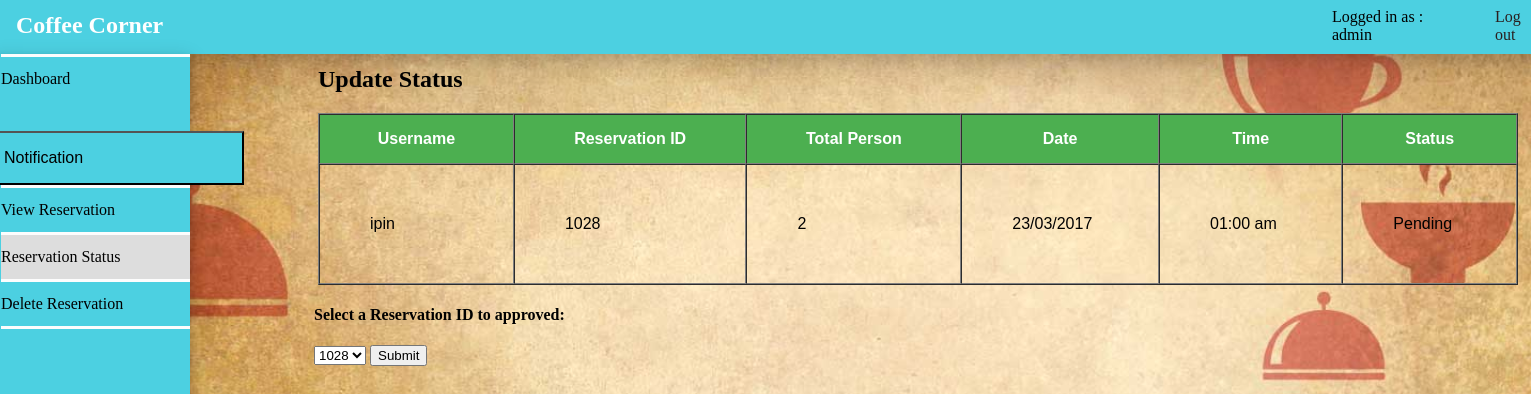
The app's page /reservation_status.php (signed in) with its own data.
### tables this page shows
CREATE TABLE `add_reservation` (
  `username` varchar(50) NOT NULL,
  `user_id` int(11) NOT NULL,
  `reserve_id` int(14) NOT NULL,
  `no_of_people` int(14) NOT NULL,
  `date` date NOT NULL,
  `time` time NOT NULL,
  `status` varchar(50) NOT NULL
);

### reservation_status.php (the view, shortened to what this page needs)
<?php
if(session_id()=='' || isset($_SESSION['user'])){
$dbhost = "localhost";
$dbuser = "root";
$dbpass = "1234";
$dbname = "coffeecorner";
$connection = mysqli_connect($dbhost, $dbuser, $dbpass, $dbname);
  $sql  = "SELECT * FROM add_reservation";
  $result = mysqli_query($connection, $sql);
?>
<!doctype html>
<html>
<head>
<link href="reservation_status.css?v={random number/string}" rel="stylesheet" type="text/css">
</head>
<body class="ggwp">
<h2 class="h2">Coffee Corner</h2>
<nav class="navbar">
  <ul class="ul">
	  <li class="dashboard"><a class="dashboard2" href="admin.php">Dashboard</a></li>
	  <div class="dropdown">
<button onclick="myFunction()" class="dropbtn">Notification</button>
</div>
	  <li class="view"><a class="view2" href="admin_view.php">View Reservation</a></li>
	  <li class="update"><a class="update2" href="reservation_status.php">Reservation Status</a></li>
	  <li class="delete"><a class="a_delete" href="admin_delete.php">Delete Reservation</a></li>
	  <li class="border-bottom"><a></a></li>
  </ul>
</nav>
	<p class="credential">Logged in as : <?php echo $_SESSION['user']; ?></p>
	<a class="button_logout" href="admin_logout.php" name="logout">Log out</a>
	<div class=details_box>
	<h2>Update Status</h2>
  <?php
	echo "<table width=\"1200\" border=\"1\" cellspacing=\"0px\" cellpadding=\"50px\">";
    echo     "<tr>";
    echo     "<th>Username</th>";
	echo     "<th>Reservation ID</th>";
    echo     "<th>Total Person</th>";
    echo     "<th>Date</th>";
	echo     "<th>Time</th>";
	echo     "<th>Status</th>";
    echo "</tr>";
    echo "<tr>";
    if (mysqli_num_rows($result) > 0) {
    while ($row = mysqli_fetch_array($result)) {
        ?>
        <tr>
            <td><?php echo $row['username']; ?></td>
            <td><?php echo $row['reserve_id']; ?></td>
            <td contenteditable="false"><?php echo $row['no_of_people']; ?></td>
            <td><?php echo date('d/m/Y', strtotime($row['date'])); ?></td>
            <td><?php echo date('h:i a', strtotime($row['time'])); ?></td>
            <td><?php echo $row['status']; ?></td>
        </tr>
        <?php
    }
}else{
		echo "<script type='text/javascript'>alert('No reservation to be approved. No customer yet!'); window.location.href = \"admin.php\";</script>";
	}
     echo         "</tr>";
     echo  "</table>";
  ?>
	</div>
	<div class="listdrop">
	<?php
		$sql  = "SELECT * FROM add_reservation";
		$result = mysqli_query($connection, $sql);
	?>
		<h4>Select a Reservation ID to approved:</h4>
		<form id="form" action="status2.php" method="get">
		<?php
		echo "<select name=\"Reservation_ID\" form=\"form\">";
		while ($row = mysqli_fetch_array($result))
  		{
			$gg = $row['reserve_id'];
   			 echo "<option value='" . $gg . "' name=\"reserve_id\">" . $gg . "</option>";
		}
		echo "</select>";
		?>
		<input type="submit" name="form" value="Submit">
		</form>
	</div>
</body>
<?php
 }
 else
 {
	header("location: admin_login.php");
 }
?>
</html>

### reservation_status.css (style rules this page uses)
.ul { list-style-type: none; background-color: #4CD0E1; color: #444444; font-size: medium; font-style: normal; font-family: Baskerville, "Palatino Linotype", Palatino, "Century Schoolbook L", "Times New Roman", serif; margin-right: 1333px; text-align: left; padding-left: 10px; margin-left: -17px; box-shadow: 0 4px 8px 0 rgba(0, 0, 0, 0.2), 0 6px 20px 0 rgba(0, 0, 0, 0.19); }
.dashboard { padding-top: 13px; padding-bottom: 13px; border-color: #FDFDFD; border-top-style: solid; border-bottom-style: solid; border-bottom-width: 0px; margin-top: -20px; }
.view { padding-top: 13px; padding-bottom: 13px; border-color: #FDFDFD; border-top-style: solid; border-bottom-style: solid; border-bottom-width: 0px; }
.update { padding-top: 13px; padding-bottom: 13px; border-color: #FDFDFD; border-top-style: solid; border-bottom-style: solid; border-bottom-width: 0px; background-color: #DDDDDD; }
.delete { padding-top: 13px; padding-bottom: 13px; border-color: #FDFDFD; border-top-style: solid; border-bottom-style: solid; border-right-style: none; }
.border-bottom { padding-bottom: 523px; }
.h2 { background-color: #4CD0E1; color: #FFFFFF; margin-top: -11px; margin-left: -8px; padding-top: 15px; padding-bottom: 15px; padding-left: 16px; margin-right: -13px; -webkit-box-shadow: 0 2px 96px 0 rgba(0, 0, 0, 0.2),0 6px 20px 0 rgba(0, 0, 0, 0.19); box-shadow: 0 2px 96px 0 rgba(0, 0, 0, 0.2),0 6px 20px 0 rgba(0, 0, 0, 0.19); }
.button_logout { text-decoration: none; position: absolute; color: #2A1E1E; padding-right: 0px; margin-left: 1487px; margin-top: -860px; }
.credential { padding-right: 67px; position: absolute; margin-left: 1324px; color: #000000; margin-top: -860px; }
.dropdown { margin-left: 289px; margin-top: 30px; }
.dropbtn { color: black; padding-top: 16px; padding-right: 159px; padding-bottom: 16px; font-size: 16px; margin-left: -36px; background-color: #4CD0E1; }
.dropdown { position: relative; display: inline-block; margin-left: 31px; }
.details_box { margin-left: 310px; margin-top: -806px; }
.listdrop { margin-left: 306px; }
.ggwp { background-image: url(img/teko.jpg); background-size: cover; }
tr { font-family: "Trebuchet MS", Arial, Helvetica, sans-serif; }
th { font-family: "Trebuchet MS", Arial, Helvetica, sans-serif; padding-top: 15px; padding-bottom: 15px; text-align: center; background-color: #4CAF50; color: white; }
.a_delete { text-decoration: none; color: #000000; }
.dashboard2 { text-decoration: none; color: #000000; }
.view2 { text-decoration: none; color: #000000; }
.update2 { text-decoration: none; color: #000000; }

### records on screen
add_reservation: username "ipin", reserve_id "1028", no_of_people "2", date "23/03/2017", time "01:00 am", status "Pending"

### other values on screen
$_SESSION['user'] "admin"
form field Reservation_ID "1028"
